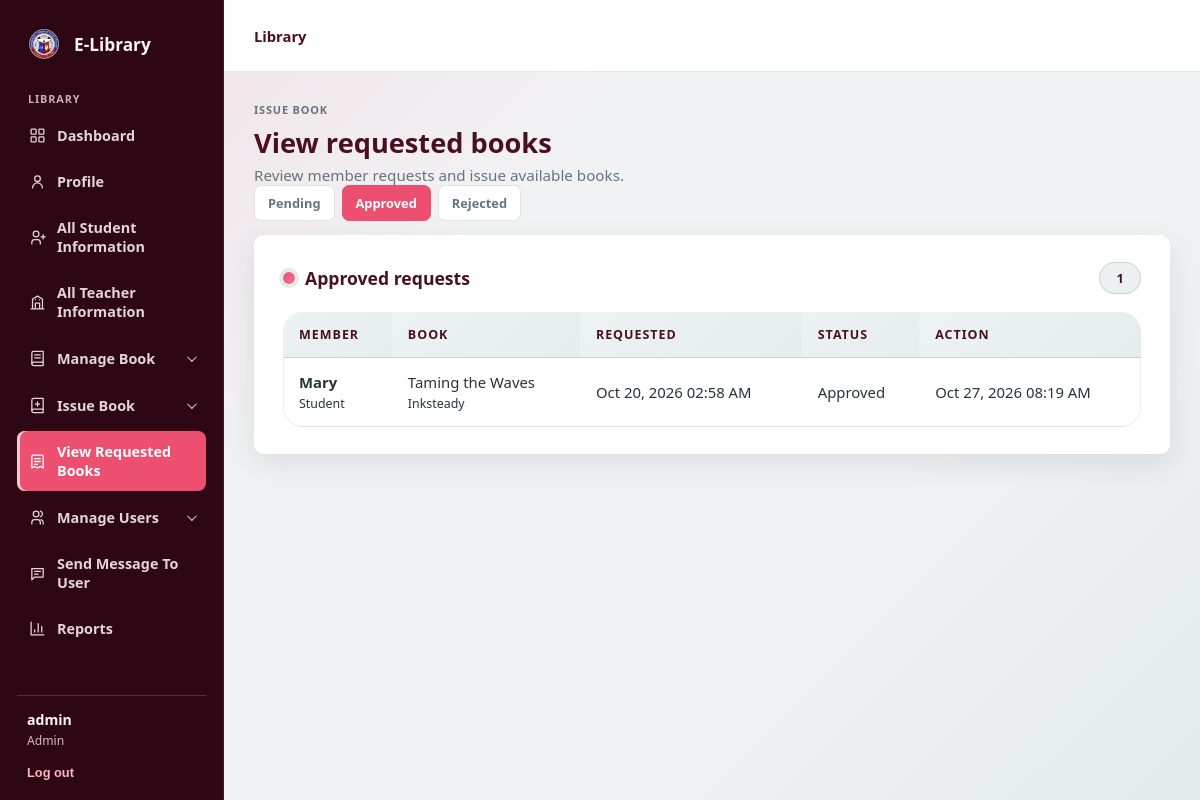
Screenshot of /staff/requests/?status=approved (signed in) with the database file from the repository.
### Rejean_App/models.py (models this page shows, shortened)
class CustomUser(AbstractUser):
    ROLE_STUDENT = 'student'
    ROLE_TEACHER = 'teacher'
    ROLE_STAFF = 'staff'
    ROLE_CHOICES = [
        (ROLE_STUDENT, 'Student'),
        (ROLE_TEACHER, 'Teacher'),
        (ROLE_STAFF, 'Staff'),
    ]
    role = models.CharField(max_length=10, choices=ROLE_CHOICES, default=ROLE_STUDENT)
    @property
    def is_staff_role(self):
        return self.is_superuser or self.role == self.ROLE_STAFF
    @property
    def account_role_display(self):
        return 'Admin' if self.is_superuser else self.get_role_display()

class BookRequest(models.Model):
    PENDING = 'pending'
    APPROVED = 'approved'
    REJECTED = 'rejected'
    STATUS_CHOICES = [
        (PENDING, 'Pending'),
        (APPROVED, 'Approved'),
        (REJECTED, 'Rejected'),
    ]
    user = models.ForeignKey(CustomUser, on_delete=models.CASCADE, related_name='book_requests')
    book = models.ForeignKey(Book, on_delete=models.CASCADE, related_name='requests')
    requested_at = models.DateTimeField(auto_now_add=True)
    resolved_at = models.DateTimeField(null=True, blank=True)
    status = models.CharField(max_length=10, choices=STATUS_CHOICES, default=PENDING)
    class Meta:
        ordering = ['-requested_at']

class Book(models.Model):
    AVAILABLE = 'Available'
    NOT_AVAILABLE = 'Not Available'
    AVAILABILITY_CHOICES = [
        (AVAILABLE, 'Available'),
        (NOT_AVAILABLE, 'Not Available'),
    ]
    book_id = models.AutoField(primary_key=True)
    book_name = models.CharField(max_length=100)
    author = models.CharField(max_length=100)
    genre = models.CharField(max_length=50)
    availability = models.CharField(max_length=20, choices=AVAILABILITY_CHOICES, default=AVAILABLE)

### Rejean_App/views.py (the view)
# urls.py: path('staff/requests/', views.staff_requests, name='staff_requests'),
@staff_required
def staff_requests(request):
    selected_status = request.GET.get('status', BookRequest.PENDING)
    if selected_status not in dict(BookRequest.STATUS_CHOICES):
        selected_status = BookRequest.PENDING
    requests = BookRequest.objects.filter(status=selected_status).select_related('user', 'book')
    return render(request, 'InvApp/staff_requests.html', {
        'requests': requests,
        'selected_status': selected_status,
        'status_choices': BookRequest.STATUS_CHOICES,
    })

### Rejean_App/Templates/InvApp/staff_requests.html (shortened to what this page needs)
{% extends 'InvApp/base.html' %}
{% block content %}
<header class="staff-dashboard-head">
    <div>
        <span class="eyebrow">ISSUE BOOK</span>
        <h1 class="lms-title">View requested books</h1>
        <p class="lms-subtitle">Review member requests and issue available books.</p>
    </div>
</header>
<nav class="member-filter" aria-label="Filter requests by status">
    {% for value, label in status_choices %}
    <a href="{% url 'staff_requests' %}?status={{ value }}" class="{% if selected_status == value %}active{% endif %}">{{ label }}</a>
    {% endfor %}
</nav>
<section class="lms-card member-directory">
    <div class="card-title">{{ selected_status|title }} requests <span class="badge-pill badge-violet ms-auto">{{ requests|length }}</span></div>
    <div class="table-wrap">
        <table class="lms-table">
            <thead><tr><th>Member</th><th>Book</th><th>Requested</th><th>Status</th><th>Action</th></tr></thead>
            <tbody>
                {% for book_request in requests %}
                <tr>
                    <td><strong>{{ book_request.user.get_full_name|default:book_request.user.username }}</strong><br><small>{{ book_request.user.account_role_display }}</small></td>
                    <td>{{ book_request.book.book_name }}<br><small>{{ book_request.book.author }}</small></td>
                    <td>{{ book_request.requested_at|date:"M d, Y h:i A" }}</td>
                    <td>{{ book_request.get_status_display }}</td>
                    <td>
                        {% if book_request.status == 'pending' %}
                        <form method="POST" action="{% url 'resolve_book_request' book_request.pk %}" class="request-actions">
                            {% csrf_token %}
                            <button class="btn-pill btn-sm" type="submit" name="decision" value="approve" {% if not book_request.book.is_available %}disabled title="Book is not available yet"{% endif %}>Approve</button>
                            <button class="btn-pill btn-sm btn-danger-soft" type="submit" name="decision" value="reject">Reject</button>
                        </form>
                        {% else %}
                        {{ book_request.resolved_at|date:"M d, Y h:i A" }}
                        {% endif %}
                    </td>
                </tr>
                {% empty %}
                <tr><td colspan="5" class="empty-state">No {{ selected_status }} book requests.</td></tr>
                {% endfor %}
            </tbody>
        </table>
    </div>
</section>
{% endblock %}

### Rejean_App/Templates/InvApp/base.html (shortened to what this page needs)
{% load static %}
<!DOCTYPE html>
<html lang="en">
<head>
    <link href="{% static 'InvApp/theme.css' %}?v=auth-pink-2" rel="stylesheet">
</head>
<body class="lms-body{% if request.resolver_match.url_name == 'login' or request.resolver_match.url_name == 'staff_login' or request.resolver_match.url_name == 'register' %} auth-page{% endif %}">
    {% if user.is_authenticated %}
    <div class="app-shell">
        <aside class="app-sidebar">
            <a class="app-brand" href="{% url 'book_list' %}">
                <img src="{% static 'CCTC_logo.png' %}" alt="" class="brand-logo">
                <span>E-Library</span>
            </a>
            <span class="sidebar-label">LIBRARY</span>
            <nav class="sidebar-links" aria-label="Library navigation">
                {% if user.is_staff_role %}
                <a href="{% url 'staff_dashboard' %}" class="{% if request.resolver_match.url_name == 'staff_dashboard' %}active{% endif %}">
                    <svg class="nav-icon" viewBox="0 0 24 24" aria-hidden="true"><rect x="3" y="3" width="7" height="7" rx="1"/><rect x="14" y="3" width="7" height="7" rx="1"/><rect x="3" y="14" width="7" height="7" rx="1"/><rect x="14" y="14" width="7" height="7" rx="1"/></svg><span>Dashboard</span>
                </a>
                <a href="{% url 'staff_profile' %}" class="{% if request.resolver_match.url_name == 'staff_profile' %}active{% endif %}">
                    <svg class="nav-icon" viewBox="0 0 24 24" aria-hidden="true"><circle cx="12" cy="8" r="4"/><path d="M5 21a7 7 0 0 1 14 0"/></svg><span>Profile</span>
                </a>
                <a href="{% url 'staff_members' %}?role=student" class="{% if request.resolver_match.url_name == 'staff_members' and request.GET.role == 'student' %}active{% endif %}">
                    <svg class="nav-icon" viewBox="0 0 24 24" aria-hidden="true"><path d="M16 21v-2a4 4 0 0 0-4-4H8a4 4 0 0 0-4 4v2"/><circle cx="10" cy="7" r="4"/><path d="M20 8v6M17 11h6"/></svg><span>All Student Information</span>
                </a>
                <a href="{% url 'staff_members' %}?role=teacher" class="{% if request.resolver_match.url_name == 'staff_members' and request.GET.role == 'teacher' %}active{% endif %}">
                    <svg class="nav-icon" viewBox="0 0 24 24" aria-hidden="true"><path d="M3 21h18M5 21V7l7-4 7 4v14M9 21v-8h6v8"/><path d="M9 8h.01M15 8h.01"/></svg><span>All Teacher Information</span>
                </a>
                <details class="sidebar-group" {% if request.resolver_match.url_name == 'book_list' %}open{% endif %}>
                    <summary><svg class="nav-icon" viewBox="0 0 24 24" aria-hidden="true"><path d="M4 19.5A2.5 2.5 0 0 1 6.5 17H20"/><path d="M6.5 2H20v20H6.5A2.5 2.5 0 0 1 4 19.5v-15A2.5 2.5 0 0 1 6.5 2Z"/><path d="M8 7h8M8 11h8"/></svg><span>Manage Book</span><span class="sidebar-chevron" aria-hidden="true"></span></summary>
                </details>
                <details class="sidebar-group" {% if request.resolver_match.url_name == 'staff_issue' %}open{% endif %}>
                    <summary><svg class="nav-icon" viewBox="0 0 24 24" aria-hidden="true"><path d="M4 19.5A2.5 2.5 0 0 1 6.5 17H20"/><path d="M6.5 2H20v20H6.5A2.5 2.5 0 0 1 4 19.5v-15A2.5 2.5 0 0 1 6.5 2Z"/><path d="M12 7v6M9 10h6"/></svg><span>Issue Book</span><span class="sidebar-chevron" aria-hidden="true"></span></summary>
                </details>
                <a href="{% url 'staff_requests' %}" class="{% if request.resolver_match.url_name == 'staff_requests' %}active{% endif %}">
                    <svg class="nav-icon" viewBox="0 0 24 24" aria-hidden="true"><path d="M6 3h12a2 2 0 0 1 2 2v16l-4-2-4 2-4-2-4 2V5a2 2 0 0 1 2-2Z"/><path d="M8 8h8M8 12h8M8 16h4"/></svg><span>View Requested Books</span>
                </a>
                <details class="sidebar-group" {% if request.resolver_match.url_name == 'staff_members' and request.GET.role == 'staff' %}open{% endif %}>
                    <summary><svg class="nav-icon" viewBox="0 0 24 24" aria-hidden="true"><path d="M16 21v-2a4 4 0 0 0-4-4H8a4 4 0 0 0-4 4v2"/><circle cx="10" cy="7" r="4"/><path d="M20 21v-2a4 4 0 0 0-3-3.87M16 3.13a4 4 0 0 1 0 7.75"/></svg><span>Manage Users</span><span class="sidebar-chevron" aria-hidden="true"></span></summary>
                </details>
                <a href="{% url 'staff_send_message' %}" class="{% if request.resolver_match.url_name == 'staff_send_message' %}active{% endif %}">
                    <svg class="nav-icon" viewBox="0 0 24 24" aria-hidden="true"><path d="M4 5h16v12H8l-4 4V5Z"/><path d="M8 9h8M8 13h5"/></svg><span>Send Message To User</span>
                </a>
                <a href="{% url 'staff_dashboard' %}#reports">
                    <svg class="nav-icon" viewBox="0 0 24 24" aria-hidden="true"><path d="M3 3v18h18"/><path d="M18 17V9M13 17V5M8 17v-3"/></svg><span>Reports</span>
                </a>
                {% endif %}
            </nav>
            <div class="sidebar-account">
                <span class="account-name">{{ user.get_full_name|default:user.username }}</span>
                <span class="account-role">{{ user.account_role_display }}</span>
                <form method="POST" action="{% if user.is_staff_role %}{% url 'staff_logout' %}{% else %}{% url 'logout' %}{% endif %}">
                    <button type="submit" class="sidebar-logout">Log out</button>
                </form>
            </div>
        </aside>
        <div class="app-main">
            <header class="app-topbar">
                {% block topbar %}<span class="topbar-label">Library</span>{% endblock %}
            </header>
    {% endif %}
    <main class="lms-container">
        {% block content %}{% endblock %}
    </main>
    {% if user.is_authenticated %}
        </div>
    </div>
    {% endif %}
</body>
</html>

### rows the page displays
CustomUser: get_full_name "admin", account_role_display "Admin"
BookRequest: status "Approved", user.get_full_name "Mary", user.account_role_display "Student", book.book_name "Taming the Waves", book.author "Inksteady", requested_at "Oct 20, 2026 02:58 AM", resolved_at "Oct 27, 2026 08:19 AM"

### other values shown
{{ label }} "Pending" "Approved" "Rejected"
{{ requests|length }} "1"
